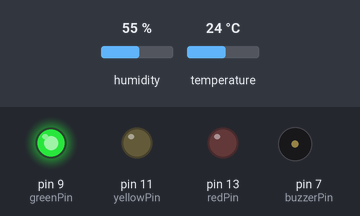
This sketch was run on a simulated Arduino Uno, built with avr-gcc and run on an emulated ATmega328P. Parts: output pins drawn as LEDs (lit = HIGH), buzzer (waves = sounding). The inputs (shaded band) are chosen by the test bench; at power-on: humidity 55 %, temperature 24 °C.

Above: at 4.8 s.
4.9 s: humidity set to 69 %
7.9 s: humidity set to 72 %
At 9.4 s:
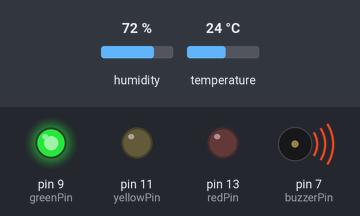
12.5 s: temperature set to 27 °C
At 19.1 s:
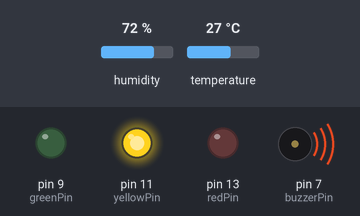
At 22.3 s:
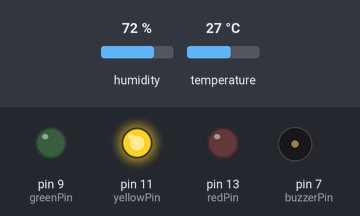
22.6 s: temperature set to 29 °C
29.0 s: temperature set to 32 °C
32.6 s: humidity set to 22 %
At 39.6 s:
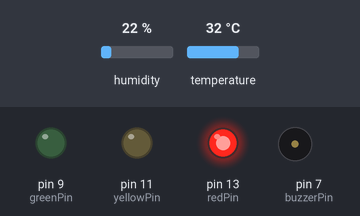
Timing chart, 0 to 40.0 s (numbered marks = the images above; inputs shaded):
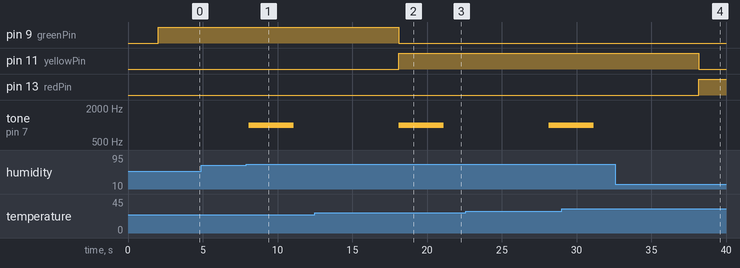

The sketch:

code.ino
```cpp
#include <DHT.h> // INCLUDE DHT LIBRARY

#define DHTPIN 2 // DEFINE DHT PIN
#define DHTTYPE DHT11 // DEFINE DHT TYPE

DHT dht(DHTPIN, DHTTYPE); // DEFINE OBJECT OF CLASS OF DHT

int redPin = 13; // DEFINE PIN NUMBER FOR RED
int yellowPin = 11; // DEFINE PIN NUMBER FOR YELLOW
int greenPin = 9; // DEFINE PIN NUMBER FOR GREEN

int buzzerPin = 7; // DEFINE PIN NUMBER FOR BUZZER

void setup() {
  Serial.begin(9600); // CONNECT IN 9600 SPEED
  dht.begin(); // START DHT

  pinMode(redPin, OUTPUT); // SET RED PIN AS OUTPUT
  pinMode(yellowPin, OUTPUT); // SET YELLOW PIN AS OUTPUT
  pinMode(greenPin, OUTPUT); // SET GREEN PIN AS OUTPUT
  pinMode(buzzerPin, OUTPUT); // SET BUZZER PIN AS OUTPUT
}

void loop() {
  delay(2000); // WAIT 2 SECONDS FOR READING VALUE OF SYSTEM

  float humidity = dht.readHumidity(); // READ SYSTEM HUMIDITY AND STORE TO HUMIDITY
  float temperature = dht.readTemperature(); // READ SYSTEM AND STORE VALUE TO TEMPERATURE VARIABLE

  if (temperature > 30) {
    digitalWrite(redPin, HIGH); // BRIGHT RED LIGHT IF TEMPERATURE GREATER THAN 30° C
    digitalWrite(yellowPin, LOW);
    digitalWrite(greenPin, LOW);
  } else if (temperature > 25) {
    digitalWrite(redPin, LOW);
    digitalWrite(yellowPin, HIGH); // BRIGHT YELLOW LIGHT IF TEMPERATURE LESS THAN 30° C
    digitalWrite(greenPin, LOW);
  } else {
    digitalWrite(redPin, LOW);
    digitalWrite(yellowPin, LOW);
    digitalWrite(greenPin, HIGH);  // BRIGHT GREEN LIGHT IF TEMPERATURE LESS THAN 25° C
  }

  if (humidity > 70) {
    tone(buzzerPin, 1000); // BUZZ IF HUMIDITY GREATER THAN 70%
    delay(3000);
    noTone(buzzerPin);
    delay(5000);
  }
}
```

Measured:
- the behaviour switches between 70 and 71 % on humidity (found by bisection; images 0 and 1)
- the behaviour switches between 25 and 26 °C on temperature (found by bisection; images 1 and 2)
- after the input at 4.9 s, every drawn part: stays the same
- after the input at 7.9 s, tone on pin 7 (buzzerPin): silent → 1000 Hz after 0.19 s, → silent 3.0 s later
- after the input at 12.5 s, pin 9 (greenPin): HIGH → LOW after 5.6 s; pin 11 (yellowPin): LOW → HIGH after 5.6 s
- after the input at 32.6 s, tone on pin 7 (buzzerPin): stays silent (without the input it goes to 1000 Hz after 5.6 s)
